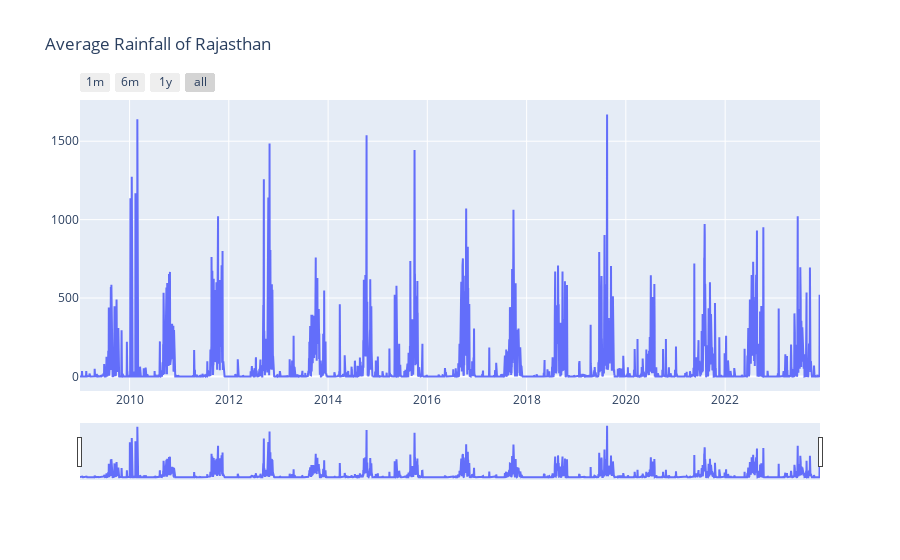

Notebook source saved alongside this figure:
### Markdown cell above
Time Series Plot for a State

### Code cell
import pandas as pd
import plotly.graph_objects as go

avg = pd.read_csv('../Datasets/states_cumulative/Rajasthan.csv')  

fig = go.Figure()
fig.add_trace(go.Scatter(x=list(avg.Date),y=list(avg.Average)))

fig.update_layout(title_text='Average Rainfall of Rajasthan')

fig.update_layout(
    xaxis=dict(
        rangeselector=dict(
            buttons=list([
                dict(count=1,label="1m",step="month",stepmode="backward"),
                dict(count=6,label="6m",step="month",stepmode="backward"),
                dict(count=1,label="1y",step="year",stepmode="backward"),
                dict(step="all")
            ])
        ),
        rangeslider=dict(visible=True),
        type="date"
    )
)
fig.show()

### Figure 1 — Plotly figure (JSON) as saved in the notebook; plotly's stock layout.template omitted (floating-point values rounded to 4 significant figures; data arrays with more than 128 entries replaced by an {"elided": "..."} marker saying what was removed)
{"data": [{"type": "scatter", "x": {"elided": "5388 str values"}, "y": {"elided": "5388 float values"}}], "layout": {"title": {"text": "Average Rainfall of Rajasthan"}, "xaxis": {"rangeselector": {"buttons": [{"count": 1, "label": "1m", "step": "month", "stepmode": "backward"}, {"count": 6, "label": "6m", "step": "month", "stepmode": "backward"}, {"count": 1, "label": "1y", "step": "year", "stepmode": "backward"}, {"step": "all"}]}, "rangeslider": {"visible": true}, "type": "date"}}}
